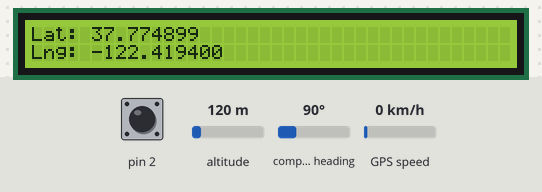
This sketch was run on a simulated Arduino Uno, built with avr-gcc and run on an emulated ATmega328P. Parts: 40×2 character LCD. Inputs (shaded band) come from the test bench; at power-on: pin 2 HIGH, altitude 120 m, compass heading 90°, GPS speed 0 km/h. The GPS gets a fix after 3 s at 37.7749, -122.4194 with 8 satellites.

Above: at 4.3 s.
4.4 s: pin 2 pulled LOW for 0.15 s
At 4.9 s:
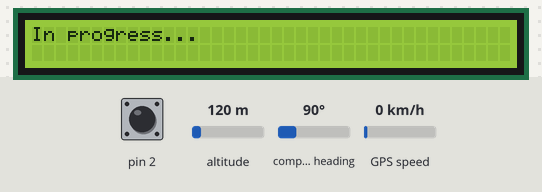
6.0 s: pin 2 pulled LOW for 1 s
At 8.5 s:
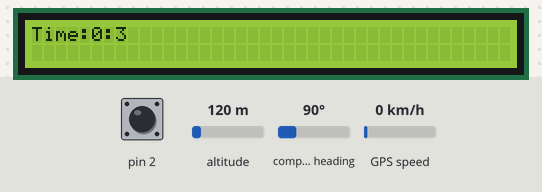
10.0 s: pin 2 pulled LOW for 3.2 s
At 14.5 s:
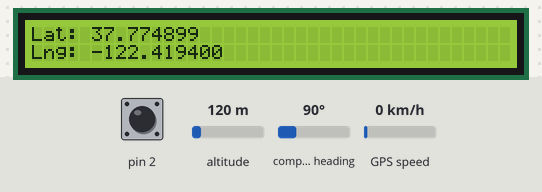
Timing chart, 0 to 16.0 s (numbered marks = the images above; inputs shaded):
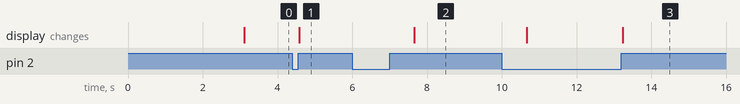

The sketch:

ProjekatGPS.ino
```cpp
#include <TinyGPS++.h>
#include <TinyGPSPlus.h>
#include <SoftwareSerial.h>
#include <LiquidCrystal.h>

volatile float gSirina = 0;
volatile float gDuzina = 0;
const int BUTTON_PIN = 7;
boolean pocetak = false;
boolean kraj=false;
boolean uToku=false;
unsigned long vreme = 0;
volatile float rastojanje = 0;

LiquidCrystal lcd(13, 12, 8, 7, 6, 5, 4);
TinyGPSPlus gps;
SoftwareSerial sUart(11, 10);

void setup()
{
  Serial.begin(9600);
  sUart.begin(9600);
  lcd.begin(40, 2);
  pinMode(2,INPUT_PULLUP);
  attachInterrupt(digitalPinToInterrupt(2), taster, RISING);
  lcd.print("Waiting for GPS");
  obradiGpsSignal();
  ispisiKoordinate();

}

void taster() {
  static unsigned long poslPrekid=0;
  unsigned long trenPrekid=millis();
  if(trenPrekid-poslPrekid>200){
    if(!pocetak and !uToku){
      pocetak=true;
    }else if(uToku and pocetak){
      uToku=false;
      pocetak=false;
     }
     else{
      kraj=true;
      uToku=false;
      }
  }
  poslPrekid=trenPrekid;
}


void obradiGpsSignal() {
  while (1) {
    sUart.listen();
    while (sUart.available() > 0) {
      gps.encode(sUart.read());
    }
    if (gps.location.isUpdated()) {
      gDuzina = gps.location.lng();
      gSirina = gps.location.lat();
      break;
    }
  }
}


void ispisiKoordinate() {
  lcd.clear();
  lcd.print("Lat: ");
  String gS = String(gSirina, 6);
  lcd.print(gS);
  lcd.setCursor(0, 1);
  lcd.print("Lng: ");
  String gD = String(gDuzina, 6);
  lcd.print(gD);
}

void ispisiRezultate(float brzina, unsigned long interval, float rastojanje) {
  lcd.clear();
  unsigned long seconds = interval/ 1000;
  unsigned long minutes = seconds / 60;
  lcd.print("Time:");
  lcd.print(minutes);
  lcd.print(":");
  lcd.print(seconds);
  delay(3000);
  lcd.clear();
  lcd.print("Dist:");
  String rst = String(rastojanje, 2);
  lcd.print(rst);
  lcd.print("m");
  lcd.setCursor(0,1);
  lcd.print("Speed: ");
  String v=String(brzina,2);
  lcd.print(v);
  lcd.print("m/s");
  }

void stanjeMerenja(){
   while(1){
       if(!uToku){
      unsigned long interval=millis()-vreme;
      unsigned long seconds = interval/ 1000;
      float brzina= (rastojanje*1.0)/seconds;
      ispisiRezultate(brzina,interval,rastojanje);
      uToku=true;
      return;
  }
 //potencijalno ako dugme nece da se prekine, onda ce se racunati samo kranja razdaljina kad se dugme natisne
  obradiGpsSignal();
  float oldlat=gSirina;
  float oldlong=gDuzina;
  delay(1000);
  obradiGpsSignal();
  double pom=TinyGPSPlus().distanceBetween(oldlat,oldlong,gSirina,gDuzina);
  //zbog greske koju pravi GPS pri mirovanju, mozda bi trebala biti jos malo veca
  if(pom>1){
  rastojanje+=pom;
  }
 }
}

void loop()
{
if(pocetak and !uToku){
      uToku=true;
      vreme=millis();
      rastojanje=0;
      lcd.clear();
      lcd.print("In progress...");
      stanjeMerenja();
  }
  //sluzi za reset
if(kraj){
      kraj=false;
      obradiGpsSignal();
      ispisiKoordinate();
    }
}
```

Measured:
- after the input at 4.4 s, the display: changes after 0.19 s (image 1)
- after the input at 6.0 s, the display: changes after 1.7 s (image 2)
- after the input at 10.0 s, the display: first differs from a run without the input after 3.2 s (image 3)
